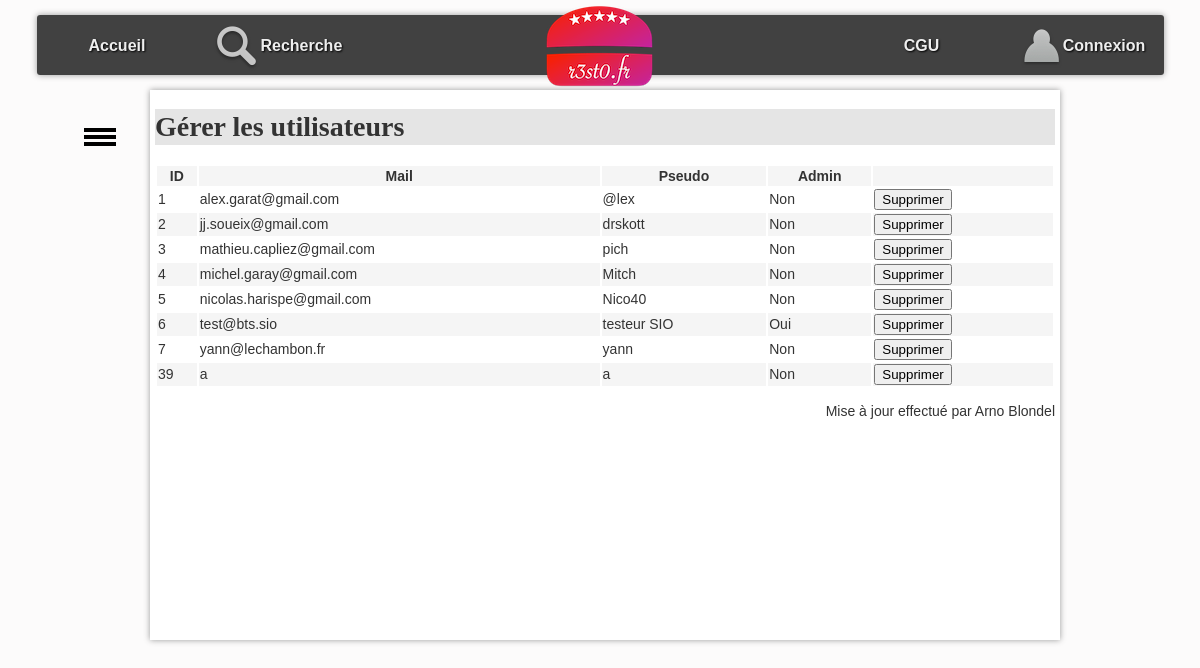
Screenshot of /controleur/utilisateurs.php with the database file from the repository.
### tables this page shows
CREATE TABLE `utilisateur` (
  `idU` bigint(20) NOT NULL,
  `mailU` varchar(150) NOT NULL,
  `mdpU` varchar(255) DEFAULT NULL,
  `pseudoU` varchar(50) DEFAULT NULL,
  `adminU` tinyint(1) DEFAULT 0
);

### controleur/utilisateurs.php (called while the page is built, shortened)
<?php
$listeUser = UtilisateurDAO::getAll();
require_once "$racine/vue/entete.html.php";
require_once "$racine/vue/vueUtilisateurs.php";
require_once "$racine/vue/pied.html.php";
?>

### modele/dao/Bdd.class.php (called while the page is built, shortened)
<?php
class Bdd {
    private static ?PDO $pdo=null;
    private static $login = "blondel";
    private static $mdp = "S558U";
    private static $bd = "blondel_resto";
    private static $serveur = "localhost";
    private static $pdoOptions = array  (
        PDO::MYSQL_ATTR_INIT_COMMAND => "SET NAMES utf8"
        ,PDO::ATTR_ERRMODE => PDO::ERRMODE_EXCEPTION
                                        );
    public static function connecter() : ?PDO  {
        if (is_null(self::$pdo)) {
                self::$pdo = new PDO("mysql:host=".self::$serveur.";dbname=".self::$bd, self::$login, self::$mdp, self::$pdoOptions);
        }
        return self::$pdo;
    }
    public static function getConnexion() : ?PDO {
        return self::$pdo;
    }
}

### modele/dao/UtilisateurDAO.class.php (called while the page is built, shortened)
<?php
class UtilisateurDAO {
    public static function getAll(): array {
        $lesUsers = array();
        try {
            $requete = "SELECT * FROM utilisateur";
            $stmt = Bdd::getConnexion()->prepare($requete);
            $ok = $stmt->execute();
            if ($ok) {
                while ($enreg = $stmt->fetch(PDO::FETCH_ASSOC)) {
                    $lesUsers[] = self::enregistrementVersObjet($enreg);
                }
            }
        } catch (PDOException $e) {
            throw new Exception("Erreur dans la méthode " . get_called_class() . "::getAll : <br/>" . $e->getMessage());
        }
        return $lesUsers;
    }
    private static function enregistrementVersObjet(array $enreg): Utilisateur {
        $leUser = new Utilisateur(
                $enreg['idU'], $enreg['mailU'], $enreg['mdpU'], $enreg['pseudoU'], $enreg['adminU']);
        return $leUser;
    }
}

### modele/metier/Utilisateur.class.php (called while the page is built, shortened)
<?php
class Utilisateur {
    private int $idU;
    private string $mailU;
    private ?string $pseudoU;
    private bool $adminU;
    function __construct(int $idU, string $mailU, ?string $mdpU, ?string $pseudoU, bool $adminU) {
        $this->idU = $idU;
        $this->mailU = $mailU;
        $this->pseudoU = $pseudoU;
        $this->adminU = $adminU;
    }
    function getIdU(): int {
        return $this->idU;
    }
    function getMailU(): string {
        return $this->mailU;
    }
    function getPseudoU(): ?string {
        return $this->pseudoU;
    }
    function getAdminU(): bool {
        return $this->adminU;
    }
}

### vue/vueUtilisateurs.php (the view, shortened to what this page needs)
<h1>Gérer les utilisateurs</h1>
<table class="user">
    <tr>
        <th>ID</th>
        <th>Mail</th>
        <th>Pseudo</th>
        <th>Admin</th>
        <th></th>
    </tr>
    <?php
    foreach ($listeUser as $unUser) {
        ?>
        <tr>
            <td><?= $unUser->getIdU() ?></td>
            <td><?= $unUser->getMailU() ?></td>
            <td><?= $unUser->getPseudoU() ?></td>
            <?php
            $adminVerif = $unUser->getAdminU();
            if ($adminVerif == true) {
                $adminU = "Oui";
            } else {
                $adminU = "Non";
            }
            ?>
            <td><?= $adminU ?></td>
        <form action="./?action=supprimerUtilisateurs&idU=<?= $unUser->getIdU() ?>" method="post" name="suppressionUtil">
            <td> <button value="Supprimer" onclick="return confirmer();">Supprimer</button></td>
        </form>
    </tr>
    <?php
}
?>
</table>

### css/base.css (style rules this page uses)
:root { --largeurPage: 900px; --largeurMenuCont : 200px; --margeCalc: calc((100% - var(--largeurPage)) / 2); --margeMenuHaut : 15px; --hauteurMenuGene:60px; --coulA1:#5A7694; --coulA2:#D7E5ED; --coulB1:#566459; --coulB2:#90974A; --coulC:#CDBCA0; --fondC:#fcfbfb; --padding_cote:5px; }
body { font-family: Arial; color : #333; font-size : 14px; line-height : 1.3; scroll-behavior: smooth; background-color : var(--fondC); }
#corps>table { width: 100%; }

### css/cgu.css (style rules this page uses)
h1,h2,h3,h4 { font-family: Futura; background-color : rgba(0,0,0,0.1); }
tr:nth-child(odd) { background-color : rgb(245,245,245); }

### rows the page displays
utilisateur: idU "1", mailU "alex.garat@gmail.com", pseudoU "@lex", adminU "Non"
utilisateur: idU "2", mailU "jj.soueix@gmail.com", pseudoU "drskott", adminU "Non"
utilisateur: idU "3", mailU "mathieu.capliez@gmail.com", pseudoU "pich", adminU "Non"
utilisateur: idU "4", mailU "michel.garay@gmail.com", pseudoU "Mitch", adminU "Non"
utilisateur: idU "5", mailU "nicolas.harispe@gmail.com", pseudoU "Nico40", adminU "Non"
utilisateur: idU "6", mailU "test@bts.sio", pseudoU "testeur SIO", adminU "Oui"
utilisateur: idU "7", mailU "yann@lechambon.fr", pseudoU "yann", adminU "Non"
utilisateur: idU "39", mailU "a", pseudoU "a", adminU "Non"
